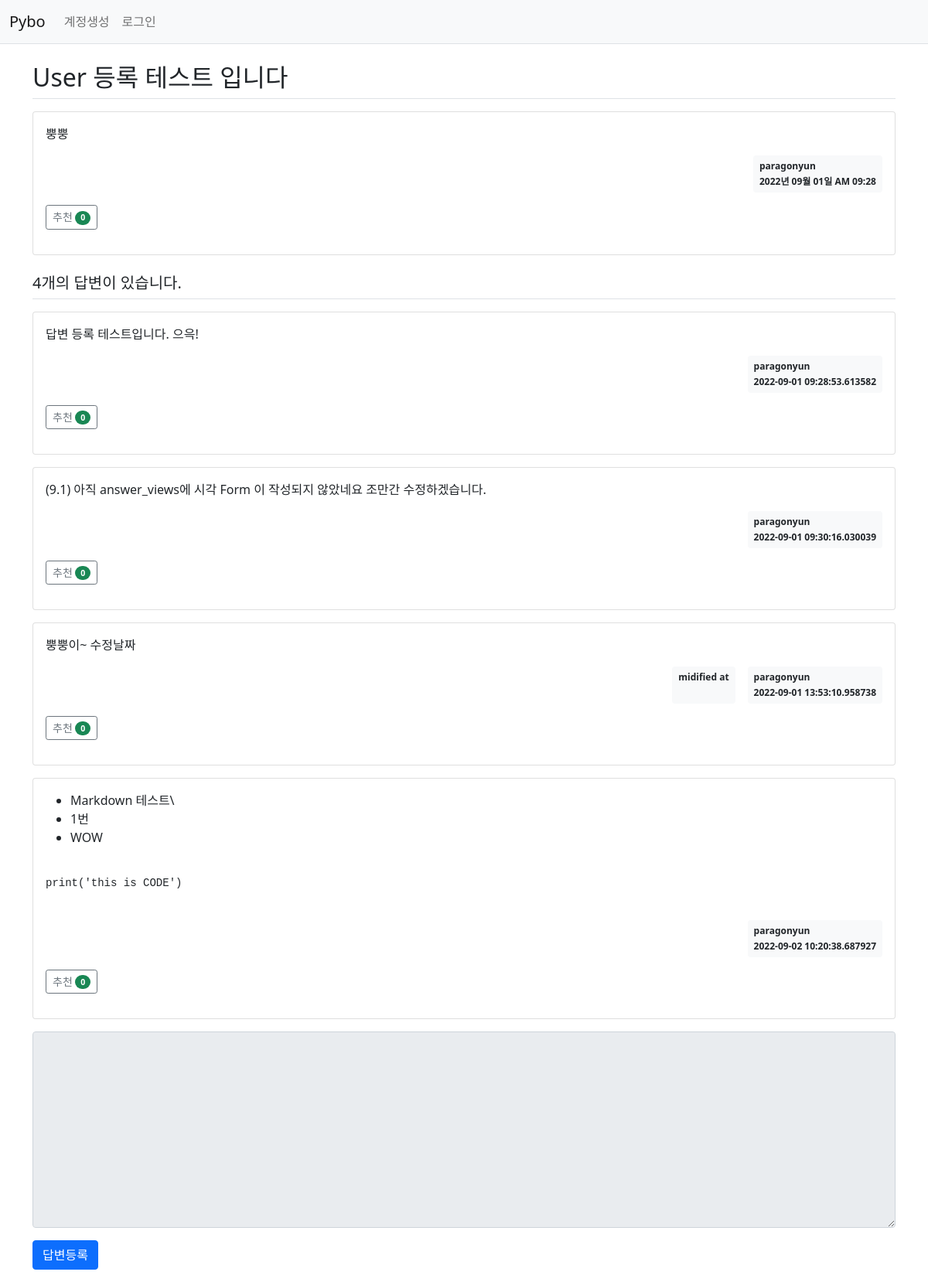
Screenshot of /question/detail/305/ with the database file from the repository.
### pybo/models.py (models this page shows)
class Question(db.Model) : ## class 이름으로 Table 이름이 생성됨
    id = db.Column(db.Integer, primary_key = True) ## 칼럼 속성과 기본키인지 아닌지
    subject = db.Column(db.String(200), nullable=False) ## Null값 허용 안 함
    content = db.Column(db.Text(), nullable=False)
    create_date = db.Column(db.DateTime(), nullable=False)
    user_id = db.Column(db.Integer, db.ForeignKey('user.id', ondelete='CASCADE'), nullable=False)
    user = db.relationship('User', backref=db.backref('question_set'))
    modify_date = db.Column(db.DateTime(), nullable=True)
    '''
    User 모델을 첫번째로 연결되어 있고 secondary=question_voter Table로 되어있으므로
    Question 모델로 추천인을 저장하면 실제 ㄷ이터는 quesion_voter Table에 저장
    추천인 정보는 voter column에 저장됨
    '''
    voter = db.relationship('User', secondary=question_voter, backref=db.backref('qestion_voter_set'))

class User(db.Model) :
    id = db.Column(db.Integer, primary_key = True)
    username = db.Column(db.String(150), unique=True, nullable=False)
    password = db.Column(db.String(200), nullable=False)
    email = db.Column(db.String(120), unique=True, nullable=False)

class Answer (db.Model) :
    id = db.Column(db.Integer, primary_key = True)
    '''
    답변과 질문을 연결하기 위한 속성
    연결 기준이 되는 key는 당연히 외래키가 됨
    ForeignKey('qwestion.id')는 qestion Table의 id Column을 가져오겠다는 말, 객체 아님!!!!
    CASCADE : 질문이 삭제되면 답변도 함께 삭제된다는 말
    '''
    question_id = db.Column(db.Integer, db.ForeignKey('question.id', ondelete='CASCADE'))
    '''
    relationship('참조할 모델명', backref)
    역참조(backref) : 질문에 달린 답변들을 볼 수 있게 하는 것 (한 질문엔 답변이 여러개 달릴 수 있다.)
    '''
    question = db.relationship('Question', backref=db.backref('answer_set'))
    content = db.Column(db.Text(), nullable=False)
    create_date = db.Column(db.DateTime(), nullable=False)
    user_id = db.Column(db.Integer, db.ForeignKey('user.id', ondelete='CASCADE'), nullable=False)
    user = db.relationship('User', backref=db.backref('answer_set'))
    modify_date = db.Column(db.DateTime(), nullable=True)
    voter = db.relationship('User', secondary=answer_voter, backref=db.backref('answer_voter_set'))

### pybo/views/question_views.py (the view)
@bp.route('/detail/<int:question_id>/')
def detail(question_id) :
    form = AnswerForm()
    question = Question.query.get_or_404(question_id)
    return render_template('question/question_detail.html', question=question, form=form)

### pybo/forms.py
class AnswerForm(FlaskForm) :
    content = TextAreaField('내용', validators=[DataRequired('답변 하기 싫어유?')])

### pybo/filter.py (called while the page is built)
def format_datetime(value, fmt = '%Y년 %m월 %d일 %p %I:%M') :
    return  value.strftime(fmt)

### pybo/views/auth_views.py (called while the page is built)
@bp.before_app_request
def load_logged_in_user() :
    user_id = session.get('user_id')
    if user_id is None :
        g.user = None
    else :
        g.user = User.query.get(user_id)

### pybo/templates/question/question_detail.html (shortened to what this page needs)
{% extends 'base.html' %}
{% block content %}
<div class="container my-3">
    <h2 class="border-bottom py-2">{{ question.subject }}</h2>
    <div class="card my-3">
        <div class="card-body">
            <div class="card-text">{{ question.content|markdown }}</div>
            <div class="d-flex justify-content-end">
                <div class="badge bg-light text-dark p-2 text-start">
                    <div class="mb-2">{{ question.user.username }}</div>
                    <div>{{ question.create_date|datetime }}</div>
                </div>
            </div>
            <div class="my-3">
                <a href="javascript:void(0)" data-uri="{{ url_for('question.vote', question_id=question.id) }}"
                class="recommend btn btn-sm btn-outline-secondary">추천
                <span class="badge rounded-pill bg-success">{{ question.voter|length }}</span>
            </a>
            </div>
        </div>
    </div>
    <h5 class="border-bottom my-3 py-2">{{ question.answer_set|length }}개의 답변이 있습니다.</h5>
    {% for answer in question.answer_set %}
    <div class="card my-3">
        <div class="card-body">
            <div class="card-text">{{ answer.content|markdown }}</div>
            <div class="d-flex justify-content-end">
                {% if answer.modify_date %}
                <div class="badge bg-light text-dark p-2 text-start mx-3">
                    <div class="mb-2">midified at</div>
                </div>
                {% endif %}
                <div class="badge bg-light text-dark p-2 text-start">
                    <div class="mb-2">{{ answer.user.username }}</div>
                    <div>{{ answer.create_date }}</div>
                </div>
            </div>
            <div class="my-3">
                <a href="javascript:void(0)" data-uri="{{ url_for('answer.vote', answer_id=answer.id) }}"
                class="recommend btn btn-sm btn-outline-secondary">추천
                <span class="badge rounded-pill bg-success">{{ answer.voter|length }}</span>
                </a>
            </div>
        </div>
    </div>
    {% endfor %}
    <form action="{{ url_for('answer.create', question_id=question.id) }}" method="post" class="my-3">
        <div class="mb-3">
            <textarea {% if not g.user %}disabled{% endif %}
            name="content" id="content" class="form-control" rows="10"></textarea>
        </div>
        <input type="submit" value="답변등록" class="btn btn-primary">
    </form>
</div>
{% endblock %}

### rows the page displays
Question: subject "User 등록 테스트 입니다", content "뿡뿡", create_date "2022년 09월 01일 AM 09:28"
User: user.username "paragonyun"
Answer: content "답변 등록 테스트입니다. 으윽!", user.username "paragonyun", create_date "2022-09-01 09:28:53.613582", voter|length "0"
Answer: content "(9.1) 아직 answer_views에 시각 Form 이 작성되지 않았네요 조만간 수정하겠습니다.", user.username "paragonyun", create_date "2022-09-01 09:30:16.030039", voter|length "0"
Answer: content "뿡뿡이~ 수정날짜", shows "midified at", user.username "paragonyun", create_date "2022-09-01 13:53:10.958738", voter|length "0"
Answer: content "Markdown 테스트\\ 1번 WOW print('this is CODE')", user.username "paragonyun", create_date "2022-09-02 10:20:38.687927", voter|length "0"

### other values shown
{{ question.voter|length }} "0"
{{ question.answer_set|length }} "4"
